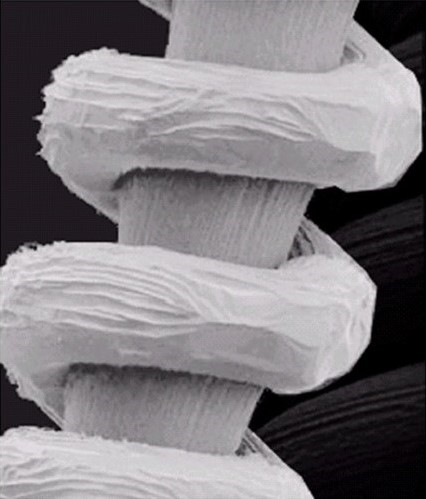
#> input picture images/Filament.jpg, 426 x 499 px, found by its file name
$ python quiz2.py
#> lines starting #> are read from the running program, lines starting #| are printed output that depends on the picture
### scripts/histogram_component.py
"""
1. Global histogram equalization
2. Local histogram equalization with 3 neighborhood sizes: 3x3, 7x7, and 11x11. Find the
values for 𝑘0, 𝑘1, and  𝑘2 that you think are the most suitable values.

"""
import cv2
import numpy as np
import matplotlib.pyplot as plt

def global_histogram_equalization(image):
    """
    Perform global histogram equalization on a grayscale image.
    input: 2D grayscale image
    output: 2D grayscale image after histogram equalization

    """
    img_height = image.shape[0]
    img_width = image.shape[1]
    histogram = np.zeros(256, dtype=np.int32)

    #calculate histogram
    for i in range(0,img_height):
        for j in range(0,img_width):
            pixel_value = image[i,j]
            histogram[pixel_value] += 1

    #calculate pdf to the image
    pdf_img = histogram / (img_height * img_width)

    #calculate cdf to the image
    cdf_img = np.zeros(256, float)
    cdf_img[0] = pdf_img[0]
    for i in range(1,256):
        cdf_img[i] = cdf_img[i-1] + pdf_img[i]

    cdf_eq = np.round(cdf_img * 255,0)

    imgEqualized = np.zeros((img_height, img_width), dtype=np.uint8)

    #for mapping input image to s
    for i in range(0,img_height):
        for j in range(0,img_width):
            r = image[i,j]
            s = cdf_eq[r]
            imgEqualized[i,j] = s

    return imgEqualized
def local_histogram_equalization(image: np.ndarray, neighborhood_size: int, k0: float, k1: float, k2: float, E: float = 4.0) -> np.ndarray:
    """
    Local histogram statistics enhancement using mean and standard deviation thresholds.

    Args:
        image (np.ndarray): 2D grayscale input image.
        neighborhood_size (int): Neighborhood window dimension (3, 7, 11).
        k0 (float): Mean intensity multiplier (m_S <= k0 * m_G).
        k1 (float): Lower standard deviation multiplier (k1 * sigma_G <= sigma_S).
        k2 (float): Upper standard deviation multiplier (sigma_S <= k2 * sigma_G).
        E (float): Multiplier gain factor for dark pixels.
    """
    if neighborhood_size < 3 or neighborhood_size % 2 == 0:
        raise ValueError("neighborhood_size must be an odd integer >= 3.")

    height, width = image.shape
    pad_size = neighborhood_size // 2
    padded_image = np.pad(image, pad_size, mode='reflect')

    # Global statistics
    m_G = np.mean(image)
    sigma_G = np.std(image)

    output = image.astype(np.float64).copy()

    # Process local window around each pixel
    for r in range(height):
        for c in range(width):
            window = padded_image[r:r + neighborhood_size, c:c + neighborhood_size]
            m_S = np.mean(window)
            sigma_S = np.std(window)

            # Local enhancement criteria
            if (m_S <= k0 * m_G) and (k1 * sigma_G <= sigma_S <= k2 * sigma_G):
                output[r, c] = E * image[r, c]

    return np.clip(output, 0, 255).astype(np.uint8)

### scripts/gamma_compoent.py
"""
1. Global gamma collection
2. Local gamma collection with 2 subimage sizes by dividing the image into 2x2 and 3x3. Find
the most suitable gamma value for each subimage.
"""

import cv2
from matplotlib import image
import numpy as np
import matplotlib.pyplot as plt

gamma_value = 0.0

def global_gamma_correction(image, gamma_value):
    """
    Perform global gamma correction on a grayscale image.
    Args:
        image (np.ndarray): Grayscale image (2D array).
        gamma_value (float): Gamma value for correction.

    """
    img_height = image.shape[0]
    img_width = image.shape[1]
    corrected_image = np.zeros((img_height, img_width), dtype=np.uint8)

    " s = c * r^gamma "
    for i in range(img_height):
        for j in range(img_width):
            r_norm = image[i, j] / 255.0
            s = (r_norm ** gamma_value) * 255.0
            corrected_image[i, j] = int(round(s))

    return corrected_image


def local_gamma_correction(
    image: np.ndarray,
    grid_shape: tuple[int, int],
    gamma_value: float | np.ndarray
) -> np.ndarray:
    """
    Applies gamma correction across an N x M grid of subimage blocks.

    Supports single scalar gamma values and block-specific 2D gamma arrays.
    Compatible with both grayscale (2D) and multi-channel color (3D) images.
    """
    img_height, img_width = image.shape[:2]
    grid_rows, grid_cols = grid_shape

    # Fast path: uniform scalar gamma using direct Lookup Table (LUT)
    if np.isscalar(gamma_value):
        lut = np.clip(np.round(((np.arange(256) / 255.0) ** float(gamma_value)) * 255.0), 0, 255).astype(np.uint8)
        return lut[image]

    gamma_grid = np.asarray(gamma_value, dtype=float)
    if gamma_grid.shape != (grid_rows, grid_cols):
        raise ValueError(f"gamma_value shape {gamma_grid.shape} must match grid_shape {grid_shape}")

    corrected_image = np.empty_like(image)

    block_h = img_height // grid_rows
    block_w = img_width // grid_cols

    for r in range(grid_rows):
        r_start = r * block_h
        r_end = img_height if r == grid_rows - 1 else (r + 1) * block_h

        for c in range(grid_cols):
            c_start = c * block_w
            c_end = img_width if c == grid_cols - 1 else (c + 1) * block_w

            # Precompute 256-entry LUT for this block's specific gamma
            lut = np.clip(np.round(((np.arange(256) / 255.0) ** gamma_grid[r, c]) * 255.0), 0, 255).astype(np.uint8)
            corrected_image[r_start:r_end, c_start:c_end] = lut[image[r_start:r_end, c_start:c_end]]

    return corrected_image

### quiz2.py
"""
Write a program to enhance the given image so that the dark part on the right side of an image
brings out more details using:
1. Global histogram equalization
2. Local histogram equalization with 3 neighborhood sizes: 3x3, 7x7, and 11x11. Find the
    values for 𝑘0, 𝑘1, and  𝑘2 that you think are the most suitable values.
3. Global gamma collection
4. Local gamma collection with 2 subimage sizes by dividing the image into 2x2 and 3x3. Find
the most suitable gamma value for each subimage.
"""

import cv2
import matplotlib.pyplot as plt

from scripts.histogram_component import global_histogram_equalization, local_histogram_equalization
from scripts.gamma_compoent import global_gamma_correction, local_gamma_correction

if __name__ == "__main__":
    path = (r"D:\Github\Image_Process\images\Filament.jpg")
    image = cv2.imread(path, cv2.IMREAD_GRAYSCALE)
#> image: shape (499, 426); min 0, max 235, mean 125.7
    if image is None:
        raise FileNotFoundError("Image not found:" + path)

    # Global histogram equalization
    global_hist_eq_image = global_histogram_equalization(image)
#> after the loop in global_histogram_equalization, `for i in range(0,img_height):`: histogram = 256 values, max 6593 at index 28, min 0 at index 236, mean 830.4
#> in global_histogram_equalization, `pdf_img = histogram / (img_height * img_width)`: pdf_img = 256 values, max 0.031 at index 28, min 0 at index 236, mean 0.00391
#> after the loop in global_histogram_equalization, `for i in range(1,256):`: cdf_img = 256 values from 0.0264 to 1
#> in global_histogram_equalization, `cdf_eq = np.round(cdf_img * 255,0)`: cdf_eq = 256 values from 7 to 255
#> after the loop in global_histogram_equalization, `for i in range(0,img_height):`:
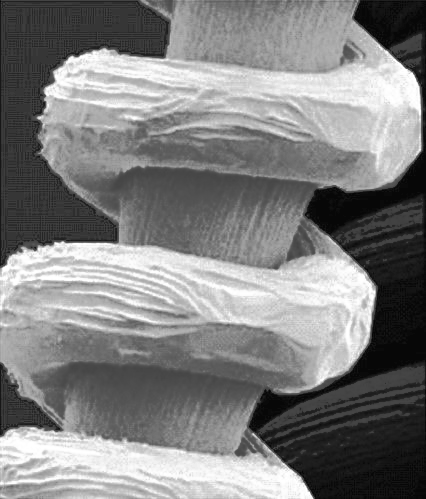
#> imgEqualized: shape (499, 426); min 7, max 255, mean 128.6

    # Local histogram equalization with different neighborhood sizes
    local_hist_eq_image_3x3 = local_histogram_equalization(image, 3, 0.4,0.1,0.4)
#> in local_histogram_equalization, `m_G = np.mean(image)`: m_G = 125.7
#> in local_histogram_equalization, `sigma_G = np.std(image)`: sigma_G = 73.12
#> after the loop in local_histogram_equalization, `for r in range(height):`:
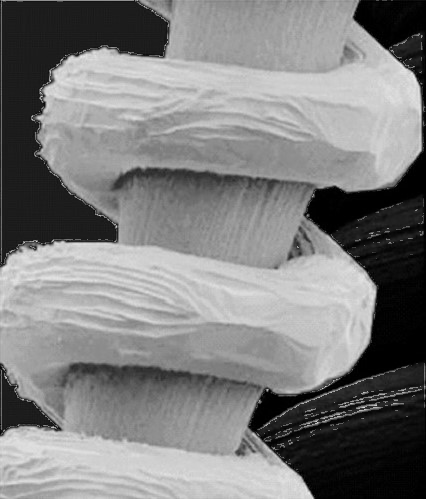
#> output: shape (499, 426) float64; min 0, max 235, mean 127
    local_hist_eq_image_7x7 = local_histogram_equalization(image, 7, 0.4,0.1,0.4)
#> call 2 of local_histogram_equalization, with neighborhood_size = 7, k0 = 0.4, k1 = 0.1, k2 = 0.4, E = 4
#> after the loop in local_histogram_equalization (call 2), `for r in range(height):`:
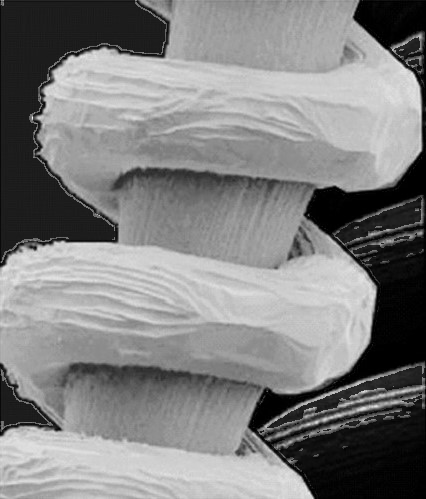
#> output: shape (499, 426) float64; min 0, max 252, mean 128.5
    local_hist_eq_image_11x11 = local_histogram_equalization(image, 11,0.3,0.06,0.65)
#> call 3 of local_histogram_equalization, with neighborhood_size = 11, k0 = 0.3, k1 = 0.06, k2 = 0.65, E = 4
#> after the loop in local_histogram_equalization (call 3), `for r in range(height):`:
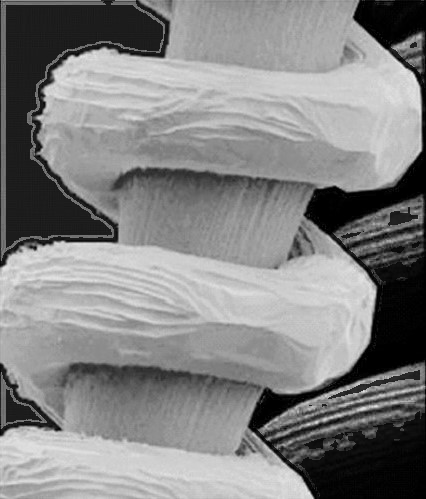
#> output: shape (499, 426) float64; min 0, max 235, mean 131.6

    # Global gamma correction
    global_gamma_image = global_gamma_correction(image, 0.4)  # Example gamma value
#> after the loop in global_gamma_correction, `for i in range(img_height):`:
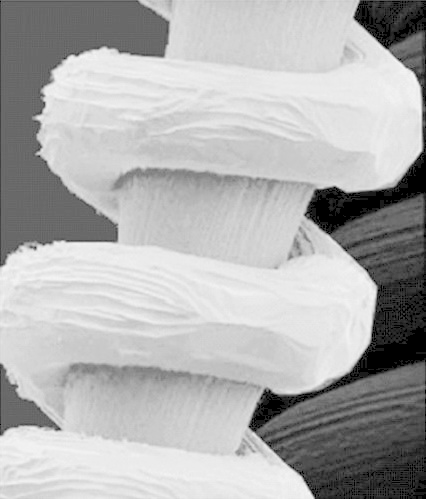
#> corrected_image: shape (499, 426); min 0, max 247, mean 176.3

    # Local gamma correction with different subimage sizes
    local_gamma_image_2x2 = local_gamma_correction(image, (2, 2), 0.5)
#> in local_gamma_correction, `return lut[image]`:
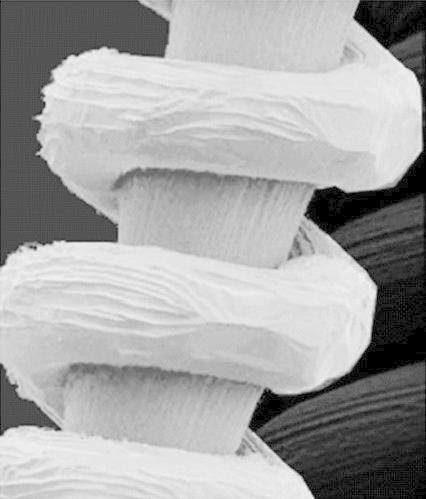
#> returned value: shape (499, 426); min 0, max 245, mean 165
    local_gamma_image_3x3 = local_gamma_correction(image, (3, 3), 0.45)

    plt.subplot(2, 4, 1)
    plt.imshow(cv2.cvtColor(image, cv2.COLOR_BGR2RGB))
    plt.title("Original Image")

    plt.subplot(2, 4, 2)
    plt.imshow(global_hist_eq_image, cmap='gray')
    plt.title("Global Histogram Equalization")

    plt.subplot(2, 4, 3)
    plt.imshow(local_hist_eq_image_3x3, cmap='gray')
    plt.title("Local Histogram Equalization (3x3)")

    plt.subplot(2, 4, 4)
    plt.imshow(local_hist_eq_image_7x7, cmap='gray')
    plt.title("Local Histogram Equalization (7x7)")

    plt.subplot(2, 4, 5)
    plt.imshow(local_hist_eq_image_11x11, cmap='gray')
    plt.title("Local Histogram Equalization (11x11)")

    plt.subplot(2, 4, 6)
    plt.imshow(global_gamma_image, cmap='gray')
    plt.title("Global Gamma Correction")

    plt.subplot(2, 4, 7)
    plt.imshow(local_gamma_image_2x2, cmap='gray')
    plt.title("Local Gamma Correction (2x2)")

    plt.subplot(2, 4, 8)
    plt.imshow(local_gamma_image_3x3, cmap='gray')
    plt.title("Local Gamma Correction (3x3)")

    plt.show()
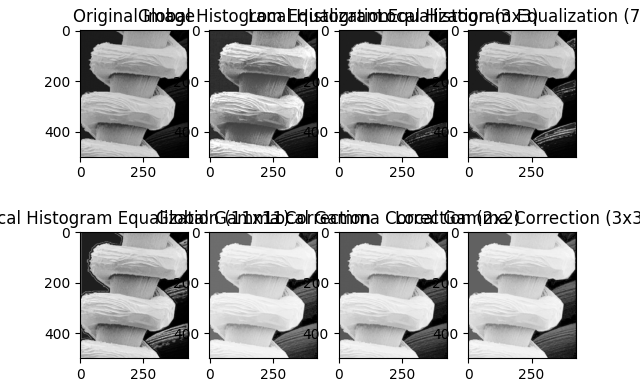
#> figure drawn by matplotlib, 8 panels
